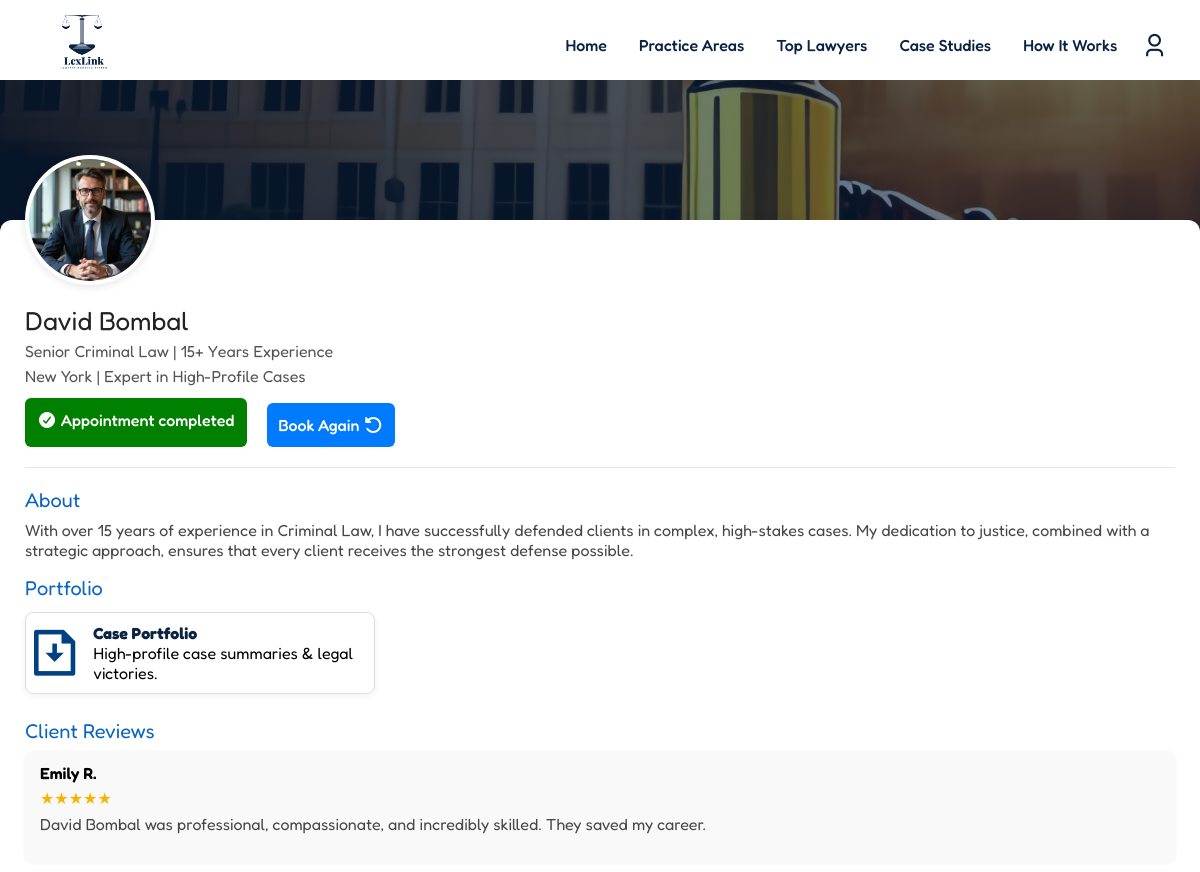
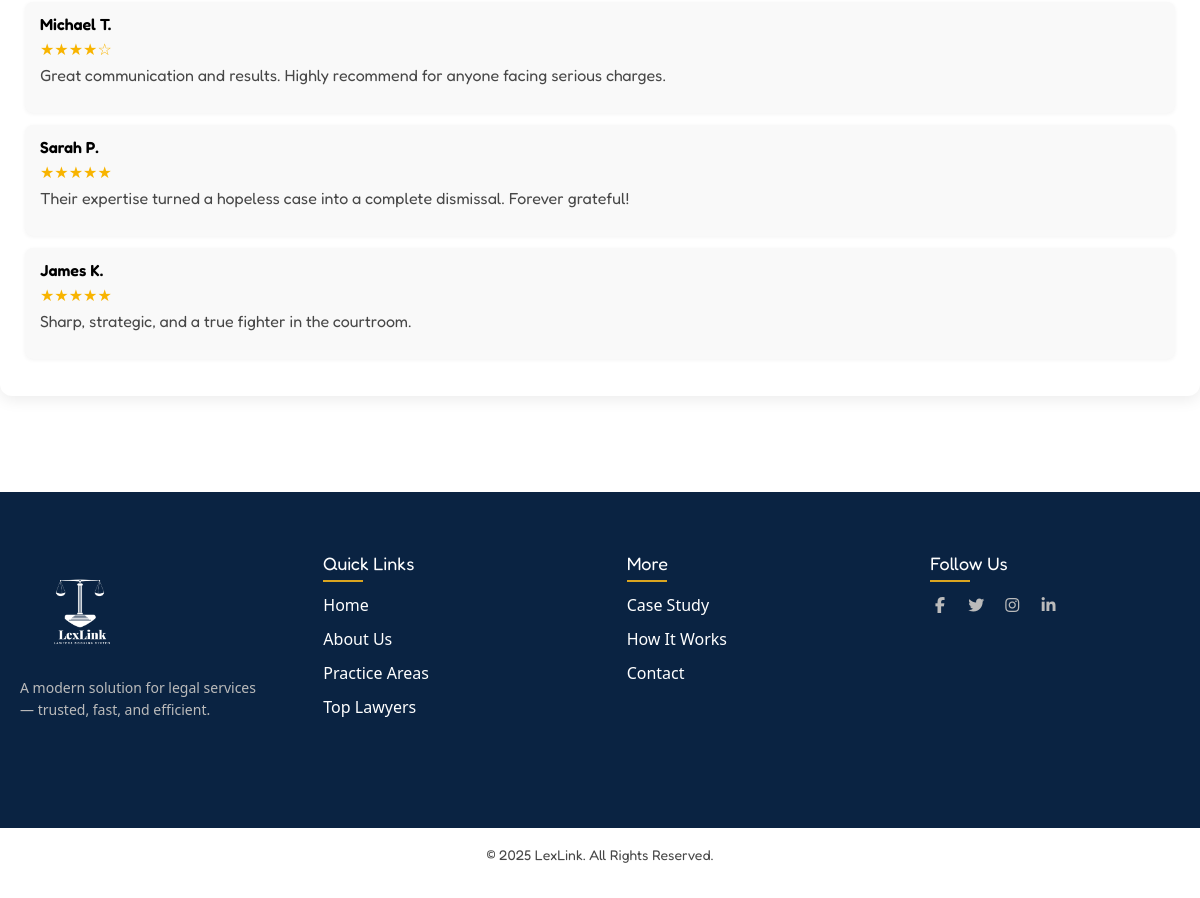
Screenshot of /lawyer-profile.php?ID=1 (signed in) with the database file from the repository (2 pictures, top to bottom).
### tables this page shows
CREATE TABLE `lawyers` (
  `lawyer_id` int(10) UNSIGNED NOT NULL,
  `lawyer_name` varchar(255) NOT NULL,
  `lawyer_email` varchar(255) NOT NULL,
  `lawyer_password` varchar(255) NOT NULL,
  `lawyer_picture` varchar(255) DEFAULT NULL,
  `lawyer_document` varchar(255) DEFAULT NULL,
  `lawyer_category` int(11) DEFAULT NULL,
  `lawyer_city` int(11) DEFAULT NULL,
  `role` varchar(100) NOT NULL DEFAULT 'lawyer',
  `lawyer_status` enum('pending','active') DEFAULT 'pending',
  `is_lawyer_promoted` tinyint(1) DEFAULT 0,
  `created_at` timestamp NOT NULL DEFAULT current_timestamp(),
  `updated_at` timestamp NOT NULL DEFAULT current_timestamp() ON UPDATE current_timestamp()
);

CREATE TABLE `categories` (
  `category_id` int(11) NOT NULL,
  `category_name` varchar(100) DEFAULT NULL
);

CREATE TABLE `cities` (
  `city_id` int(11) NOT NULL,
  `city_name` varchar(255) DEFAULT NULL
);

### includes/handlers/bookingForm_handler.php (called while the page is built, shortened)
<?php
$LawyerID  = $_GET['ID'];
$userId = $_SESSION['userID'];
if ($userId && $LawyerID) {
    $getStatus = "SELECT `appointment_id`,`appointment_status`
              FROM `appointments`
              WHERE `booked_lawyer` = '$LawyerID'
              AND `booker_id` = '$userId'
              ORDER BY appointment_id DESC
              LIMIT 1";
    $statusResult = mysqli_query($connection, $getStatus);
    $result = mysqli_fetch_assoc($statusResult);
    if ($result) {
        $status = $result['appointment_status'];
    }
}

### lawyer-profile.php (the view, shortened to what this page needs)
<?php
include_once("includes/config/config.php");
include_once("includes/layouts/header.php");
?>
<?php
include_once("includes/handlers/bookingForm_handler.php");
$getLawyers = "SELECT * FROM `lawyers`
INNER JOIN `categories` ON lawyers.lawyer_category = categories.category_id
INNER JOIN `cities` on lawyers.lawyer_city = cities.city_id
WHERE `lawyer_id` = $LawyerID";
$lawyerData = mysqli_query($connection, $getLawyers);
$lawyer = mysqli_fetch_assoc($lawyerData);
?>
<div class="profile-banner">
</div>
<div class="profile-container">
    <div class="profile-header">
        <img src="lawyer/lawyer_assets/uploads/profilepic/<?php echo $lawyer['lawyer_picture']; ?>" alt="Lawyer Photo" class="profile-pic">
        <div class="profile-info">
            <h1><?php echo $lawyer['lawyer_name']; ?></h1>
            <p>Senior <?php echo $lawyer['category_name']; ?> | 15+ Years Experience</p>
            <p><?php echo $lawyer['city_name']; ?> | Expert in High-Profile Cases</p>
            <div class="action-buttons">
                <?php if ($status == 'pending'): ?>
                    <a href="javascript:void(0);" class="btn-primary" style="background:gold; color:black;">
                        <i class="fas fa-clock"></i> Appointment pending
                    </a>
                    <a href="javascript:void(0);"
                        class="btn btn-primary"
                        style="background-color:#a00000;"
                        onclick="confirmCancel('lawyer-profile.php?ID=<?php echo $LawyerID ?>&cancelID=<?php echo $appointmentID ?>')">
                        <i class="fas fa-times"></i> Cancel appointment
                    </a>
                <?php elseif ($status == 'completed'): ?>
                    <a href="javascript:void(0);" class="btn-primary" style="background:green; color:white;">
                        <i class="fas fa-check-circle"></i> Appointment completed
                    </a>
                    <br>
                    <a href="#" id="bookAgainBtn" class="btn-primary" style="margin-top:5px; background:#007bff; color:white;">
                        Book Again <i class="fa-solid fa-rotate-left"></i>
                    </a>
                <?php endif; ?>
            </div>
        </div>
    </div>
    <div class="profile-body">
        <h3>About</h3>
        <p>With over 15 years of experience in <?php echo $lawyer['category_name']; ?>, I have successfully defended clients in complex, high-stakes cases. My dedication to justice, combined with a strategic approach, ensures that every client receives the strongest defense possible.</p>
        <h3>Portfolio</h3>
        <div class="portfolio-card">
            <i class="ri-file-download-line"></i>
            <div>
                <strong>Case Portfolio</strong><br>
                High-profile case summaries & legal victories.
            </div>
        </div>
        <div class="reviews">
            <h3>Client Reviews</h3>
            <div class="review-card">
                <div class="review-author">Emily R.</div>
                <div class="stars">★★★★★</div>
                <p><?php echo $lawyer['lawyer_name']; ?> was professional, compassionate, and incredibly skilled. They saved my career.</p>
            </div>
            <div class="review-card">
                <div class="review-author">Michael T.</div>
                <div class="stars">★★★★☆</div>
                <p>Great communication and results. Highly recommend for anyone facing serious charges.</p>
            </div>
            <div class="review-card">
                <div class="review-author">Sarah P.</div>
                <div class="stars">★★★★★</div>
                <p>Their expertise turned a hopeless case into a complete dismissal. Forever grateful!</p>
            </div>
            <div class="review-card">
                <div class="review-author">James K.</div>
                <div class="stars">★★★★★</div>
                <p>Sharp, strategic, and a true fighter in the courtroom.</p>
            </div>
        </div>
    </div>
</div>
<?php
include_once("includes/layouts/footer.php");
?>

### assets/css/style.css (style rules this page uses)
p { margin-bottom: 1rem; }

### assets/css/custom.css (style rules this page uses)
h1, h2, h3, h4, h5, h6 { font-family: "Fredoka", serif; font-weight: 400; color: hsl(0, 0.00%, 27.80%); }
a { text-decoration: none !important; }
*, *::before, *::after { box-sizing: border-box; margin: 0; padding: 0; }
body { font-family: "Fredoka", serif; background-color: #ffffff; }
html { scroll-behavior: smooth; }
p { color: hsl(0, 0.00%, 27.80%); }
:root { --dark-color: #1a1423; --light-color: #fdfffc; --accent-color: #0A2342; }
strong { color: #0A2342; }
.profile-container { background: #fff; max-width: 100%; margin: 0 auto 20px; border-radius: 12px; box-shadow: 0 4px 15px rgba(0, 0, 0, 0.08); padding: 25px; position: relative; top: -60px; }
.profile-header { display: flex; flex-wrap: wrap; align-items: center; border-bottom: 1px solid #e5e5e5; padding-top: 60px; padding-bottom: 20px; }
.profile-pic { width: 130px; height: 130px; border-radius: 50%; border: 4px solid #fff; box-shadow: 0 2px 8px rgba(0, 0, 0, 0.1); object-fit: cover; position: absolute; top: -65px; left: 25px; background: #fff; }
.profile-info { flex: 1; min-width: 250px; }
.profile-info h1 { font-size: 26px; margin: 0; color: #222; }
.profile-info p { color: #555; margin: 5px 0; }
.action-buttons { display: flex; gap: 10px; margin-top: 12px; flex-wrap: wrap; }
.btn-primary { background: #0A66C2; color: #fff; border: none; padding: 12px; border-radius: 6px; cursor: pointer; font-weight: 500; transition: background 0.3s ease; }
.profile-body { padding-top: 20px; }
.profile-body h3 { font-size: 20px; margin-bottom: 8px; color: #0A66C2; }
.portfolio-card { display: flex; align-items: center; border: 1px solid #ddd; border-radius: 8px; overflow: hidden; max-width: 350px; margin-top: 12px; box-shadow: 0 2px 8px rgba(0, 0, 0, 0.05); }
.portfolio-card i { font-size: 55px; color: #004182; }
.portfolio-card div { padding: 10px; }
.reviews { margin-top: 25px; }
.review-card { background: #f9f9f9; border-radius: 8px; padding: 12px 15px; margin-bottom: 12px; box-shadow: 0 1px 4px rgba(0, 0, 0, 0.05); }
.review-author { font-weight: 600; margin-bottom: 5px; }
.stars { color: #f8b400; margin-bottom: 6px; }

### assets/css/responsive.css (style rules this page uses)
@media (min-width: 768px) { h1 { font-size: 2.5rem; } }

### lawyer-profile.php (style rules this page uses)
.profile-banner { background: linear-gradient(rgba(10, 35, 66, 0.6), rgba(10, 35, 66, 0.6)), url('assets/images/hero-banner/banner.png'); background-size: cover; background-position: center; background-repeat: no-repeat; height: 200px; width: 100%; position: relative; }

### rows the page displays
lawyers: lawyer_picture (picture), lawyer_name "David Bombal", lawyer_category.category_name "Criminal Law", lawyer_city.city_name "New York"
